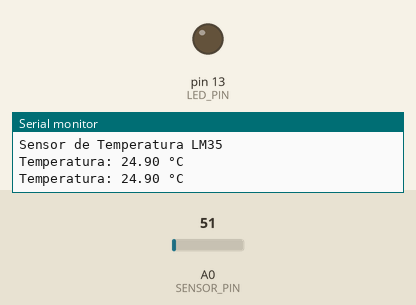
Bench run of a sketch on a simulated Arduino Uno, built with avr-gcc and run on an emulated ATmega328P. Shown: output pins drawn as LEDs (lit = HIGH), the last lines printed to the serial monitor. The inputs (shaded band) are chosen by the test bench; at power-on: A0 (SENSOR_PIN) = 51.

Above: at 2.8 s.
2.9 s: A0 (SENSOR_PIN) set to 67
At 5.2 s:
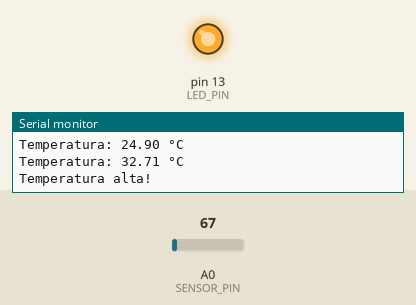
5.6 s: A0 (SENSOR_PIN) set to 61
At 6.7 s:
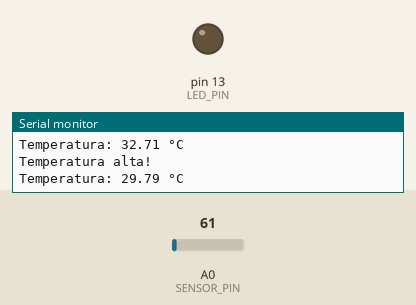
8.3 s: A0 (SENSOR_PIN) set to 71
At 11.0 s:
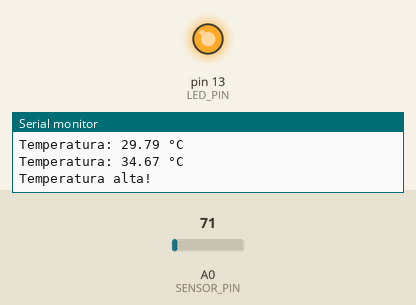
Timing chart, 0 to 12.5 s (numbered marks = the images above; inputs shaded):
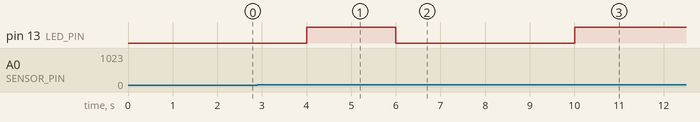

The sketch:

SensorTemperatura.ino
```cpp
/*
 * Projeto: Sensor de Temperatura LM35
 * Autor: Henrique Monteiro Cardoso
 * Data: 2024-06-07
 * Descrição: Leitura de temperatura com LM35 e indicação por LED.
 */

const int SENSOR_PIN = A0;    // Pino analógico do LM35
const int LED_PIN = 13;       // LED indicador
const float TEMP_LIMITE = 30.0; // Temperatura limite em °C

void setup() {
  pinMode(SENSOR_PIN, INPUT);
  pinMode(LED_PIN, OUTPUT);
  Serial.begin(9600);
  Serial.println("Sensor de Temperatura LM35");
}

void loop() {
  int valor = analogRead(SENSOR_PIN);
  // Conversão para Celsius: (valor * 5.0 / 1024.0) * 100.0
  float temperatura = (valor * 5.0 / 1024.0) * 100.0;

  Serial.print("Temperatura: ");
  Serial.print(temperatura);
  Serial.println(" °C");

  if (temperatura > TEMP_LIMITE) {
    digitalWrite(LED_PIN, HIGH);
    Serial.println("Temperatura alta!");
  } else {
    digitalWrite(LED_PIN, LOW);
  }

  delay(2000);
} 
```

Measured:
- the behaviour switches between 61 and 62 on A0 (SENSOR_PIN) (found by bisection; images 0 and 1)
- after the input at 2.9 s, pin 13 (LED_PIN): LOW → HIGH after 1.1 s
- after the input at 5.6 s, pin 13 (LED_PIN): HIGH → LOW after 0.40 s
- after the input at 8.3 s, pin 13 (LED_PIN): LOW → HIGH after 1.7 s
